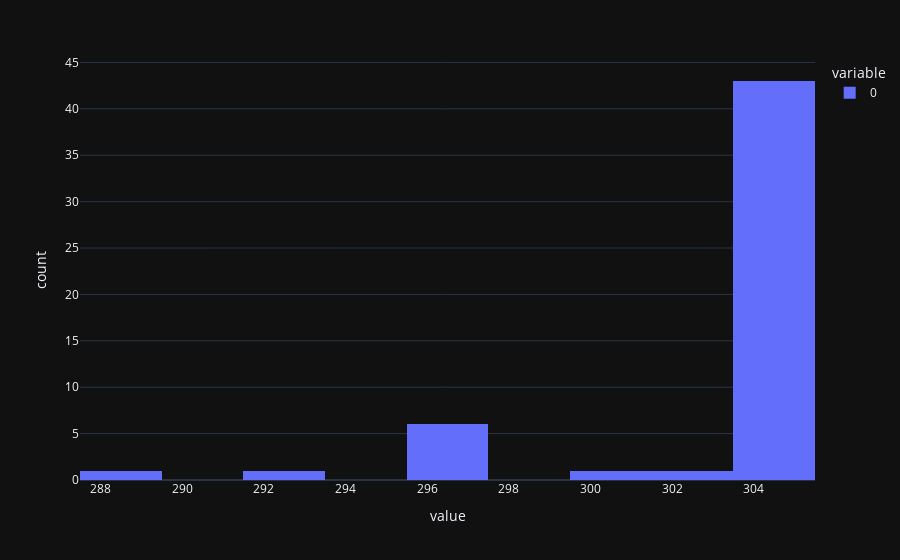

The code cell stored with this chart in its notebook:
### Code cell
px.histogram(coverages)

### Figure 1 — Plotly figure (JSON) as saved in the notebook; plotly's stock layout.template omitted (floating-point values rounded to 4 significant figures)
{"data": [{"alignmentgroup": "True", "bingroup": "x", "hovertemplate": "variable=0<br>value=%{x}<br>count=%{y}<extra></extra>", "legendgroup": "0", "marker": {"color": "#636efa", "pattern": {"shape": ""}}, "name": "0", "offsetgroup": "0", "orientation": "v", "showlegend": true, "x": [304.0, 304.0, 304.0, 304.0, 301.0, 292.0, 304.0, 304.0, 304.0, 304.0, 304.0, 304.0, 289.0, 304.0, 304.0, 304.0, 304.0, 304.0, 304.0, 302.0, 304.0, 304.0, 296.0, 304.0, 305.0, 304.0, 304.0, 296.0, 305.0, 304.0, 304.0, 304.0, 304.0, 304.0, 304.0, 304.0, 304.0, 304.0, 304.0, 304.0, 304.0, 304.0, 304.0, 304.0, 297.0, 297.0, 297.0, 297.0, 304.0, 304.0, 304.0, 304.0, 304.0], "xaxis": "x", "yaxis": "y", "type": "histogram"}], "layout": {"xaxis": {"anchor": "y", "domain": [0.0, 1.0], "title": {"text": "value"}}, "yaxis": {"anchor": "x", "domain": [0.0, 1.0], "title": {"text": "count"}}, "legend": {"title": {"text": "variable"}, "tracegroupgap": 0}, "margin": {"t": 60}, "barmode": "relative"}}
